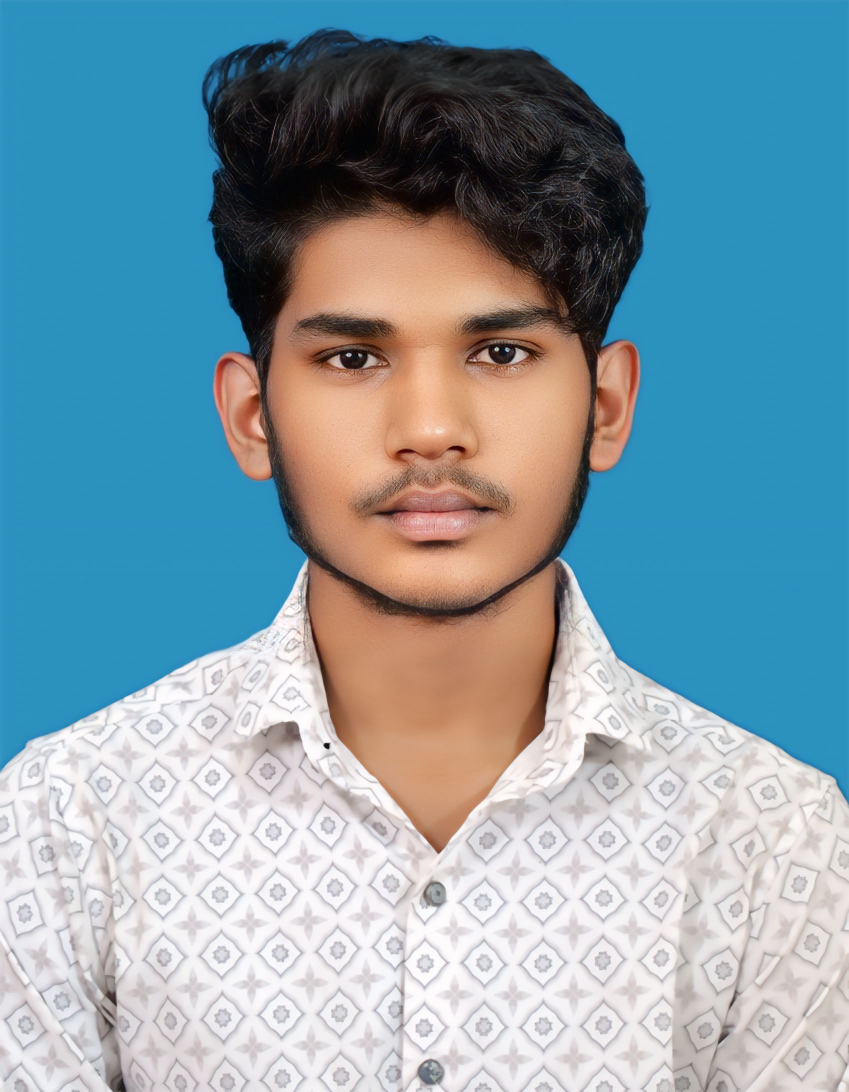
#> input picture deepak-pp.jpg, 1698 x 2184 px (shown at 1/2 size)
$ jupyter execute main_sunglass.ipynb
#> lines starting #> are read from the running program, lines starting #| are printed output that depends on the picture; after the words box and inside, x2 and y2 are one past the last pixel; in counts of white or black regions, pixels touching at a corner belong together
[cell 1]
# Import libraries
import cv2
import numpy as np
import matplotlib.pyplot as plt

[cell 2]
# Load the Face Image
faceImage = cv2.imread('deepak-pp.jpg')
#> faceImage is the input picture: shape (2184, 1698, 3); mean B, G, R 169.8, 157.3, 128.6
plt.imshow(faceImage[:,:,::-1]);plt.title("Face")

[cell 3]
faceImage.shape
#> Out = (2184, 1698, 3)

[cell 4]
#resized_faceImage.shape
faceImage.shape
#> Out = (2184, 1698, 3)

[cell 5]
# Load the Sunglass image with Alpha channel
# (http://pluspng.com/sunglass-png-1104.html)
glassPNG = cv2.imread('sunglass.png',-1)
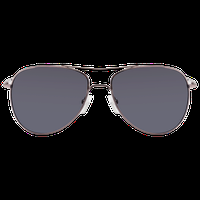
#> input picture sunglass.png, 200 x 200 px
#> glassPNG is the input picture: shape (200, 200, 4); mean B, G, R, A 30.9, 28.2, 29.2, 52.3
plt.imshow(glassPNG[:,:,::-1]);plt.title("glassPNG")
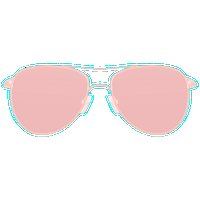
#> shown: shape (200, 200, 4); mean R, G, B, A 52.3, 29.2, 28.2, 30.9; transparent parts drawn white

[cell 6]
# Resize the image to fit over the eye region
glassPNG = cv2.resize(glassPNG,(175,700))
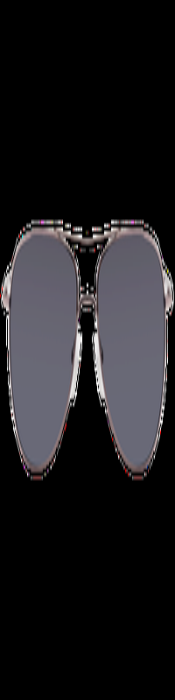
#> glassPNG: shape (700, 175, 4); mean B, G, R, A 30.9, 28.2, 29.2, 52.3
print("image Dimension ={}".format(glassPNG.shape))
#| image Dimension =(700, 175, 4)

[cell 7]
# Separate the Color and alpha channels
glassBGR = glassPNG[:,:,0:3]
glassMask1 = glassPNG[:,:,3]

[cell 8]
# Display the images for clarity
plt.figure(figsize=[25,25])
plt.subplot(121);plt.imshow(glassBGR[:,:,::-1]);plt.title('Sunglass Color channels');
plt.subplot(122);plt.imshow(glassMask1,cmap='gray');plt.title('Sunglass Alpha channel');

[cell 9]
# Use (Width, Height) order for cv2.resize
# Based on your slice [625:800, 500:1200], width is 700 and height is 175
glassPNG = cv2.resize(glassPNG, (700, 175))
#> glassPNG: shape (175, 700, 4)

# Now the rest of your code will work:
glassBGR = glassPNG[:, :, 0:3]
#> glassBGR: shape (175, 700, 3)
faceWithGlassesNaive = faceImage.copy()
faceWithGlassesNaive[625:800, 500:1200] = glassBGR
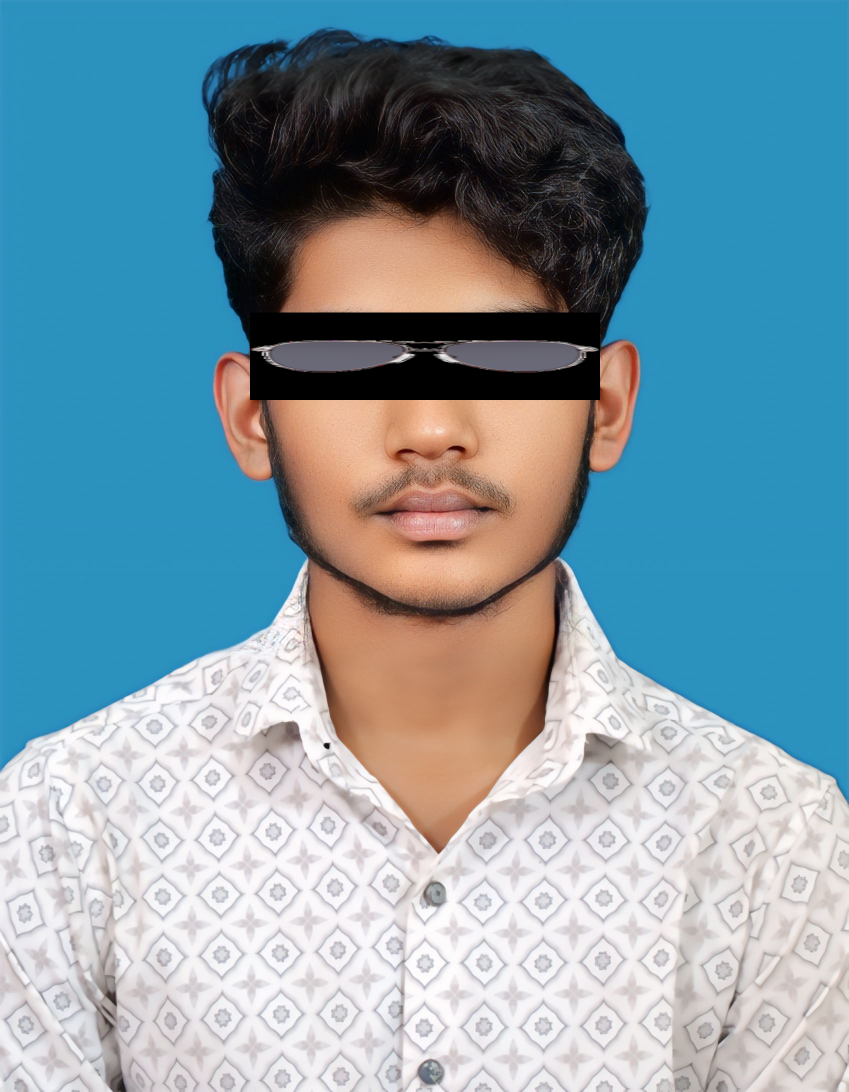
#> faceWithGlassesNaive: shape (2184, 1698, 3) (shown at 1/2 size); 3.3% of pixels changed, all inside (x1, y1, x2, y2) = (500, 625, 1200, 800)

[cell 10]
# Make a copy
#faceWithGlassesNaive = resized_faceImage.copy()
faceWithGlassesNaive = faceImage.copy()

# Replace the eye region with the sunglass image
faceWithGlassesNaive[625:800,500:1200]=glassBGR

plt.imshow(faceWithGlassesNaive[...,::-1])

[cell 11]
# 1. Ensure you are using the CORRECTLY resized glassPNG (700 wide, 175 tall)
# If you haven't already, redo the extraction:
glassBGR = glassPNG[:, :, 0:3]
glassMask1 = glassPNG[:, :, 3] # This will now be (175, 700)
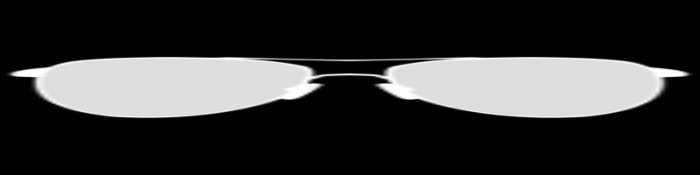
#> glassMask1: shape (175, 700); min 0, max 255, mean 52.3

# 2. Create the 3-channel mask
glassMask = cv2.merge((glassMask1, glassMask1, glassMask1))

# 3. Convert to float/scale for multiplication
# Note: Using float is safer for (1 - glassMask) operations to avoid uint8 underflow
glassMask = glassMask.astype(float) / 255.0

# 4. Perform the arithmetic
faceWithGlassesArithmetic = faceImage.copy()
eyeROI = faceWithGlassesArithmetic[625:800, 500:1200]

# Ensure eyeROI is also float for the multiplication
maskedEye = cv2.multiply(eyeROI.astype(float), (1.0 - glassMask))
maskedGlass = cv2.multiply(glassBGR.astype(float), glassMask)
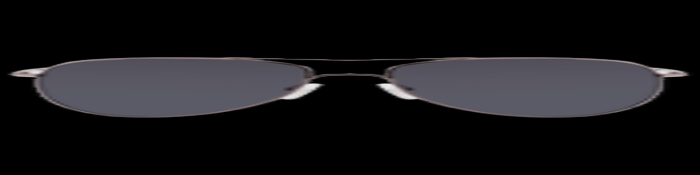
#> maskedGlass: shape (175, 700, 3) float64; mean B, G, R 23.9, 21.6, 22.1

# 5. Combine and convert back to uint8
eyeRoiFinal = cv2.add(maskedEye, maskedGlass).astype(np.uint8)
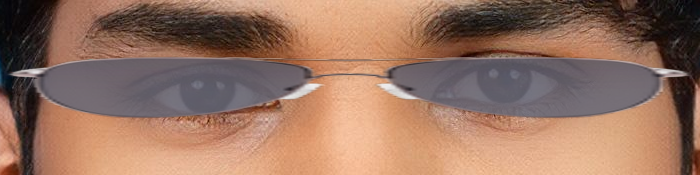
#> eyeRoiFinal: shape (175, 700, 3); mean B, G, R 97.2, 115.2, 151.4

# Display the intermediate results
plt.figure(figsize=[20,20])
plt.subplot(131);plt.imshow(maskedEye[...,::-1]);plt.title("Masked Eye Region")
plt.subplot(132);plt.imshow(maskedGlass[...,::-1]);plt.title("Masked Sunglass Region")
plt.subplot(133);plt.imshow(eyeRoiFinal[...,::-1]);plt.title("Augmented Eye and Sunglass")
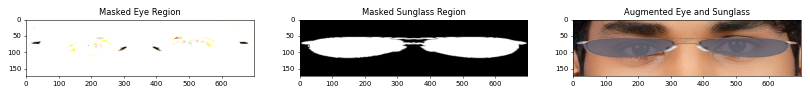
#> figure drawn by matplotlib, 3 panels

[cell 12]
# Replace the eye ROI with the output from the previous section
faceWithGlassesArithmetic[625:800, 500:1200]=eyeRoiFinal
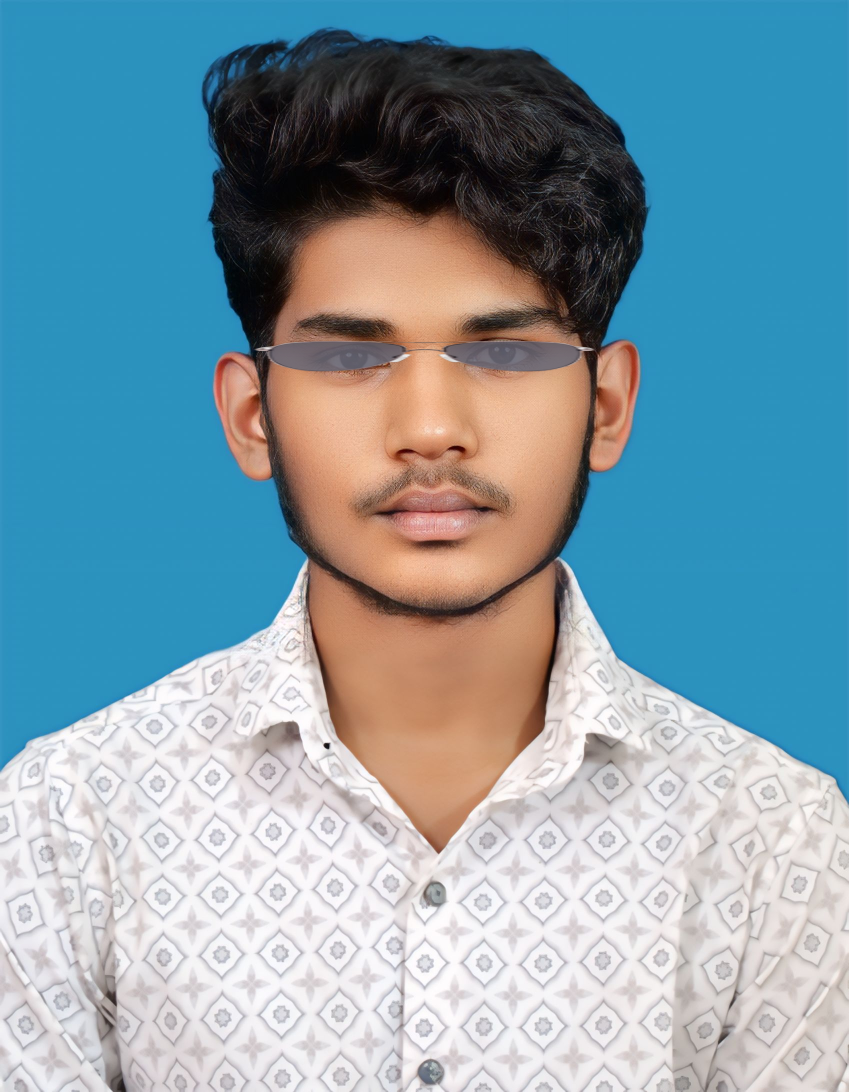
#> faceWithGlassesArithmetic: shape (2184, 1698, 3) (shown at 1/2 size); 0.89% of pixels changed, all inside (x1, y1, x2, y2) = (500, 680, 1195, 745)

# Display the final result
plt.figure(figsize=[20,20]);
plt.subplot(121);plt.imshow(faceImage[:,:,::-1]); plt.title("Original Image");
plt.subplot(122);plt.imshow(faceWithGlassesArithmetic[:,:,::-1]);plt.title("With Sunglasses");
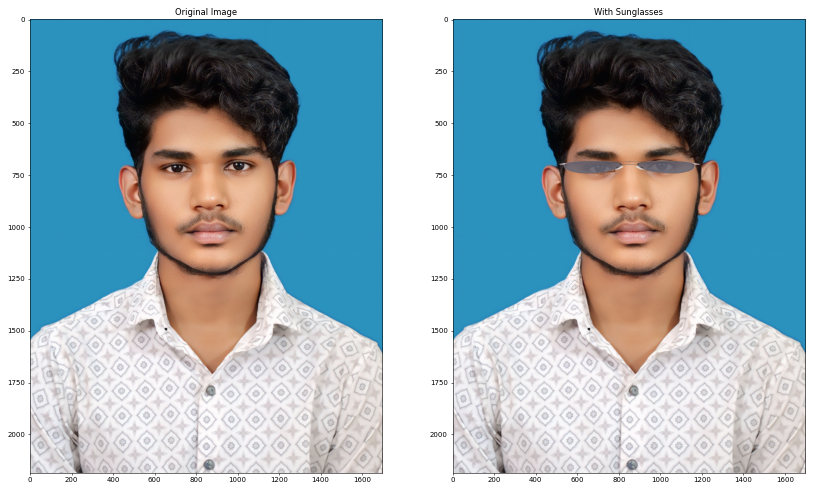
#> figure drawn by matplotlib, 2 panels
